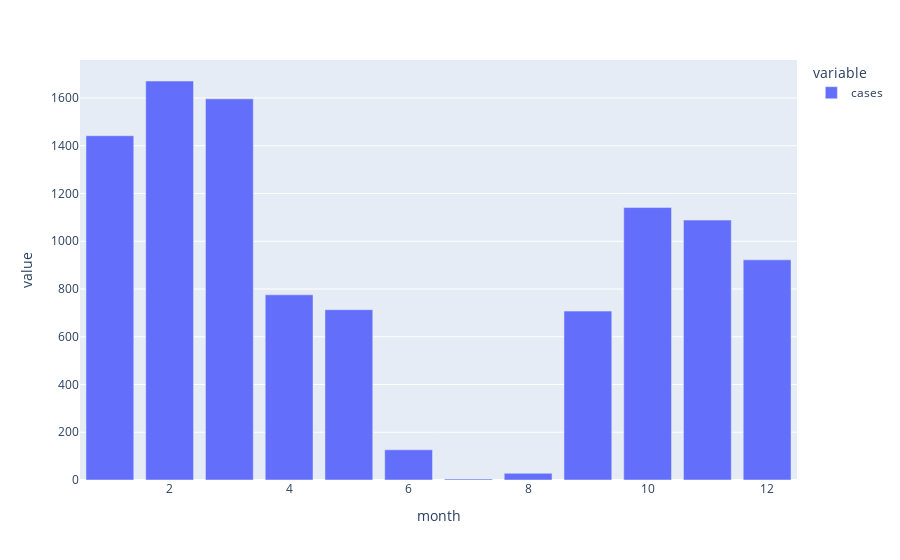

Here is the notebook cell this chart was saved with:
### Code cell
px.bar(df.groupby('month')['cases'].mean())

### Figure 1 — Plotly figure (JSON) as saved in the notebook; plotly's stock layout.template omitted (floating-point values rounded to 4 significant figures)
{"data": [{"alignmentgroup": "True", "hovertemplate": "variable=cases<br>month=%{x}<br>value=%{y}<extra></extra>", "legendgroup": "cases", "marker": {"color": "#636efa", "pattern": {"shape": ""}}, "name": "cases", "offsetgroup": "cases", "orientation": "v", "showlegend": true, "textposition": "auto", "type": "bar", "x": [1, 2, 3, 4, 5, 6, 7, 8, 9, 10, 11, 12], "xaxis": "x", "y": [1442.0, 1671.0, 1596.0, 775.7, 713.5, 126.4, 4.544, 28.08, 707.4, 1141.0, 1089.0, 922.2], "yaxis": "y"}], "layout": {"barmode": "relative", "legend": {"title": {"text": "variable"}, "tracegroupgap": 0}, "margin": {"t": 60}, "xaxis": {"anchor": "y", "domain": [0, 1], "title": {"text": "month"}}, "yaxis": {"anchor": "x", "domain": [0, 1], "title": {"text": "value"}}}}
